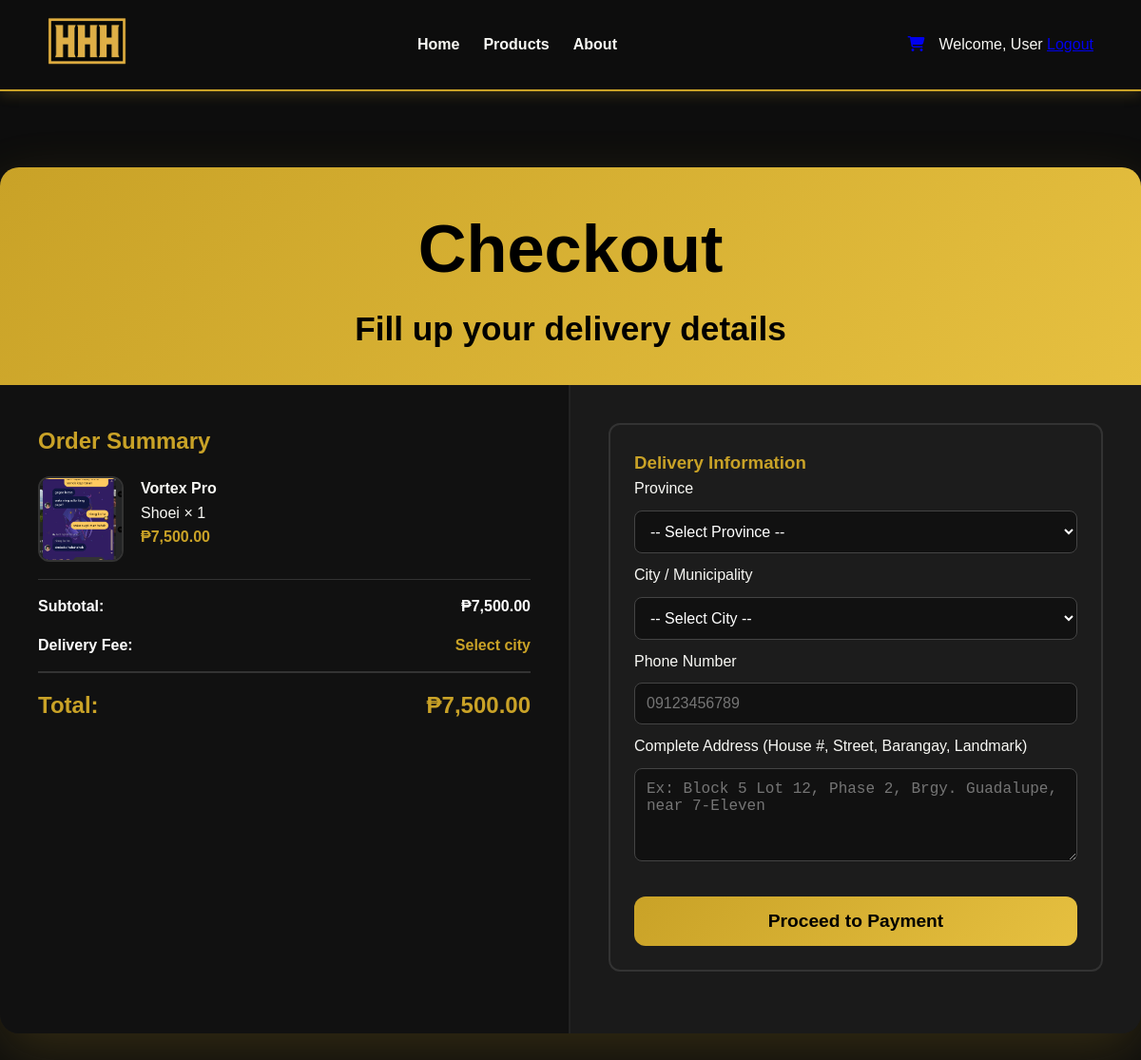
The app's page /checkout.php (signed in) with its own data.
### tables this page shows
CREATE TABLE `cart` (
  `id` int(11) NOT NULL,
  `user_id` int(11) NOT NULL,
  `product_id` int(11) UNSIGNED NOT NULL,
  `quantity` int(11) NOT NULL DEFAULT 1,
  `added_at` timestamp NOT NULL DEFAULT current_timestamp()
);

CREATE TABLE `products` (
  `id` int(11) UNSIGNED NOT NULL,
  `name` varchar(100) NOT NULL,
  `brand` varchar(100) NOT NULL,
  `size` varchar(10) NOT NULL,
  `color` varchar(50) DEFAULT NULL,
  `price` decimal(10,2) NOT NULL,
  `quantity` int(11) NOT NULL DEFAULT 0,
  `image` varchar(255) NOT NULL,
  `status` enum('available','sold') DEFAULT 'available',
  `created_at` timestamp NOT NULL DEFAULT current_timestamp(),
  `description` text DEFAULT NULL,
  `category_id` int(11) DEFAULT NULL,
  `sold_count` int(11) NOT NULL DEFAULT 0
);

### checkout.php (the view, shortened to what this page needs)
<?php
include 'connect.php';
$user_id = (int)$_SESSION['user']['user_id'];
$stmt = $conn->prepare("SELECT c.quantity, p.id AS product_id, p.price, p.name, p.brand, p.image FROM cart c JOIN products p ON c.product_id = p.id WHERE c.user_id = ?");
$stmt->bind_param("i", $user_id);
$stmt->execute();
$res = $stmt->get_result();
$items = $res->fetch_all(MYSQLI_ASSOC);
$subtotal = 0;
foreach ($items as $it) $subtotal += $it['price'] * $it['quantity'];
$phone = $_POST['phone'] ?? '';
$address = $_POST['address'] ?? '';
$delivery = 0;
$grandTotal = $subtotal + $delivery;
?>
<!DOCTYPE html>
<html lang="en">
<head>
    <link rel="stylesheet" href="https://cdnjs.cloudflare.com/ajax/libs/font-awesome/6.6.0/css/all.min.css">
    <link rel="stylesheet" href="CSS/index.css">
    <link rel="stylesheet" href="CSS/cart.css">
</head>
<body>
<header class="navbar-container">
    <div class="nav-left">
        <a href="index.php" class="logo-link">
            <img src="Logo.png" class="logo-img" alt="ThrifToes Logo">
        </a>
    </div>
    <nav class="nav-center">
        <ul class="nav-links">
            <li><a href="index.php">Home</a></li>
            <li><a href="shop.php">Products</a></li>
            <li><a href="about.php">About</a></li>
        </ul>
    </nav>
    <div class="nav-right">
        <a href="cart.php" class="cart-icon"><i class="fas fa-shopping-cart"></i></a>
        <div class="user-menu">
            <span>Welcome, <?= htmlspecialchars($_SESSION['user']['username']) ?></span>
            <a href="logout.php" class="logout-btn">Logout</a>
        </div>
    </div>
</header>
<div class="checkout-wrapper">
    <div class="checkout-header">
        <h1>Checkout</h1>
        <p>Fill up your delivery details</p>
    </div>
    <div class="checkout-body">
        <div class="order-summary">
            <h2 style="color:#C9A227;">Order Summary</h2>
            <?php foreach ($items as $it): ?>
            <div class="item">
                <img src="<?=htmlspecialchars($it['image'])?>" alt="">
                <div class="item-info">
                    <h4><?=htmlspecialchars($it['name'])?></h4>
                    <p><?=htmlspecialchars($it['brand'])?> × <?=$it['quantity']?></p>
                    <strong style="color:#C9A227;">₱<?=number_format($it['price']*$it['quantity'],2)?></strong>
                </div>
            </div>
            <?php endforeach; ?>
            <div class="summary-total">
                <p><span>Subtotal:</span> <span>₱<?=number_format($subtotal,2)?></span></p>
                <p><span>Delivery Fee:</span> <span style="color:#C9A227;"><?=$delivery>0?'₱'.number_format($delivery,2):'Select city'?></span></p>
                <p class="grand-total"><span>Total:</span> <span>₱<?=number_format($grandTotal,2)?></span></p>
            </div>
        </div>
        <div class="payment-area">
            <form method="POST" class="address-section">
                <h3 style="color:#C9A227;">Delivery Information</h3>
                <label>Province</label>
                <select name="province" onchange="this.form.submit()" required>
                    <option value="">-- Select Province --</option>
                </select>
                <label>City / Municipality</label>
                <select name="city_id" required>
                    <option value="">-- Select City --</option>
                </select>
                <label>Phone Number</label>
                <input type="text" name="phone" value="<?=htmlspecialchars($phone)?>" placeholder="09123456789" required maxlength="11">
                <label>Complete Address (House #, Street, Barangay, Landmark)</label>
                <textarea name="address" rows="4" placeholder="Ex: Block 5 Lot 12, Phase 2, Brgy. Guadalupe, near 7-Eleven" required><?=htmlspecialchars($address)?></textarea>
                <button type="submit" class="confirm-btn">
                    Proceed to Payment
                </button>
            </form>
        </div>
    </div>
</div>
</body>
</html>

### CSS/index.css (style rules this page uses)
* { margin: 0; padding: 0; box-sizing: border-box; }
body { font-family: 'Poppins', sans-serif; background-color: #0D0D0D; color: #F8F8F4; line-height: 1.6; overflow-x: hidden; }
header { display: flex; justify-content: space-between; align-items: center; padding: 12px 40px; background-color: #000; position: sticky; top: 0; z-index: 100; border-bottom: 2px solid #C9A227; box-shadow: 0 4px 12px rgba(201, 162, 39, 0.2); }

### CSS/cart.css (style rules this page uses)
body { font-family: 'Poppins', sans-serif; background-color: #0D0D0D; color: #F8F8F4; margin: 0; line-height: 1.6; }
header.navbar-container { display: flex; justify-content: space-between; align-items: center; padding: 18px 50px; background-color: #0D0D0D; border-bottom: 2px solid #C9A227; box-shadow: 0 4px 12px rgba(201, 162, 39, 0.2); position: sticky; top: 0; z-index: 1000; }
.nav-left, .nav-center, .nav-right { display: flex; align-items: center; }
.nav-center { gap: 25px; }
.nav-right { gap: 15px; }
.logo-link img { height: 50px; cursor: pointer; transition: transform 0.3s ease; }
.nav-links { display: flex; align-items: center; gap: 25px; list-style: none; }
.nav-links a { text-decoration: none; color: #F8F8F4; font-weight: 600; transition: 0.3s; }

### checkout.php (style rules this page uses)
.checkout-wrapper { max-width:1200px;margin:80px auto 40px;background:#1a1a1a;border-radius:20px;overflow:hidden;box-shadow:0 20px 60px rgba(201,162,39,0.2); }
.checkout-header { background:linear-gradient(135deg,#C9A227,#e6c040);color:#000;padding:30px;text-align:center;font-size:2.2rem;font-weight:700; }
.checkout-body { display:grid;grid-template-columns:1fr 1fr; }
.order-summary,.payment-area { padding:40px; }
.order-summary { background:#111;border-right:2px solid #222; }
.item { display:flex;gap:18px;padding:18px 0;border-bottom:1px solid #333; }
.item img { width:90px;height:90px;object-fit:cover;border-radius:12px;border:2px solid #333; }
.summary-total p { display:flex;justify-content:space-between;margin:15px 0;color:#fff;font-weight:bold; }
.grand-total { font-size:1.5rem!important;color:#C9A227!important;border-top:2px solid #333;padding-top:15px; }
.address-section { background:#1c1c1c;padding:25px;border-radius:12px;margin-bottom:25px;border:2px solid #333; }
.address-section select,.address-section input,.address-section textarea { width:100%;padding:12px;margin:10px 0;background:#111;border:1px solid #444;color:#fff;border-radius:8px;font-size:1rem; }
.confirm-btn { width:100%;padding:15px;background:linear-gradient(135deg,#C9A227,#e6c040);color:#000;border:none;border-radius:12px;font-size:1.2rem;font-weight:bold;cursor:pointer;margin-top:20px; }

### records on screen
cart: product.image (picture), product.name "Vortex Pro", product.brand "Shoei", quantity "1", $it['price']*$it['quantity'] "7,500.00"

### other values on screen
$_SESSION['user']['username'] "User"
$subtotal "7,500.00"
$grandTotal "7,500.00"
